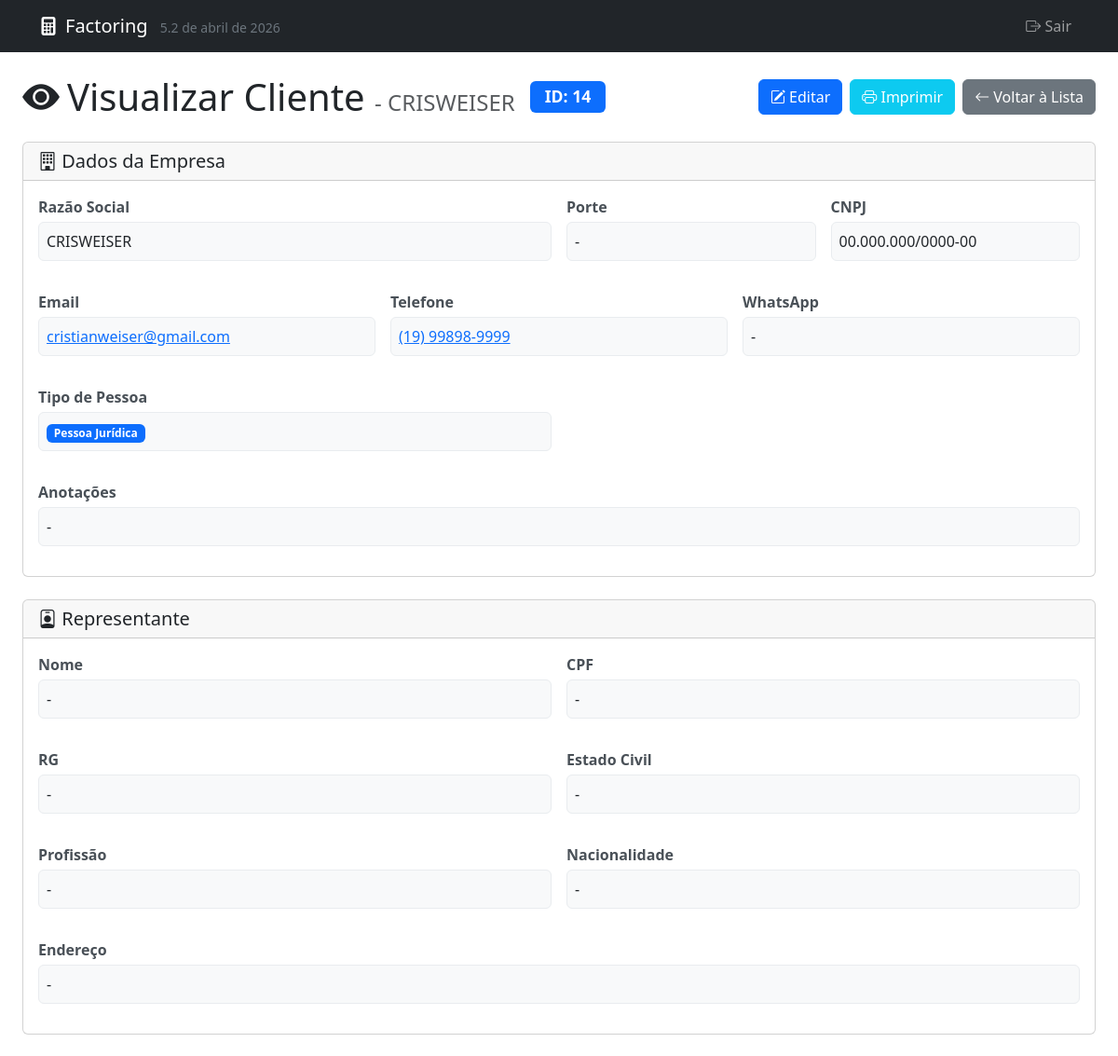
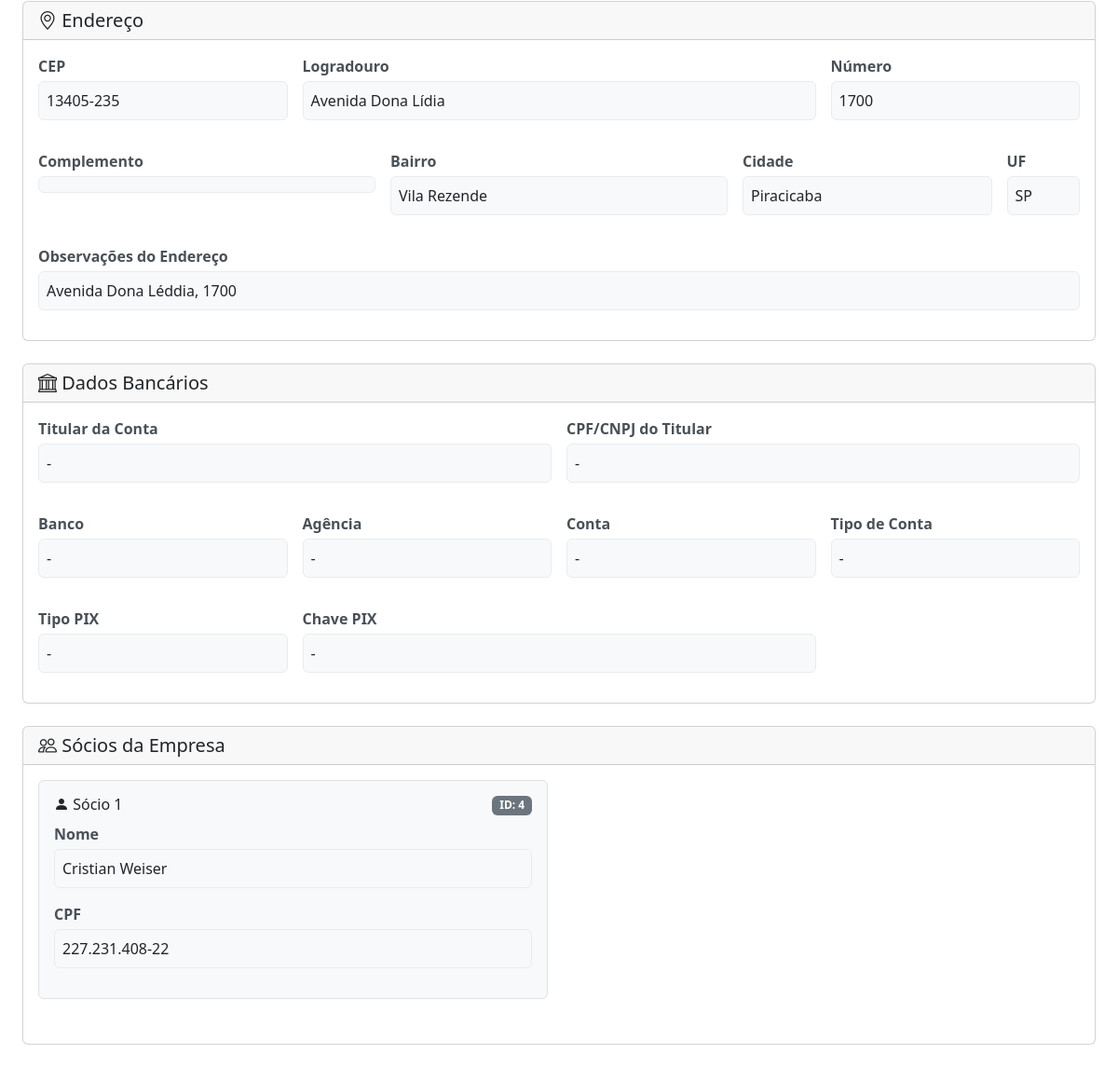
Screenshot of /visualizar_cliente.php?id=14 with the database file from the repository (2 pictures, top to bottom).
### tables this page shows
CREATE TABLE `clientes` (
  `id` int(11) NOT NULL AUTO_INCREMENT,
  `nome` varchar(255) NOT NULL,
  `email` varchar(255) DEFAULT NULL,
  `telefone` varchar(50) DEFAULT NULL,
  `tipo_pessoa` enum('FISICA','JURIDICA') NOT NULL DEFAULT 'FISICA',
  `documento_principal` varchar(18) DEFAULT NULL,
  `documento_secundario` varchar(14) DEFAULT NULL,
  `cpf` varchar(14) DEFAULT NULL,
  `cnpj` varchar(18) DEFAULT NULL,
  `documento_socio` varchar(14) DEFAULT NULL,
  `empresa` varchar(255) DEFAULT NULL,
  `endereco` text DEFAULT NULL,
  `cep` varchar(10) DEFAULT NULL,
  `logradouro` varchar(255) DEFAULT NULL,
  `numero` varchar(20) DEFAULT NULL,
  `complemento` varchar(100) DEFAULT NULL,
  `bairro` varchar(100) DEFAULT NULL,
  `cidade` varchar(100) DEFAULT NULL,
  `estado` varchar(2) DEFAULT NULL,
  `data_cadastro` timestamp NOT NULL DEFAULT current_timestamp(),
  PRIMARY KEY (`id`),
  UNIQUE KEY `cpf` (`cpf`),
  UNIQUE KEY `cnpj` (`cnpj`),
  UNIQUE KEY `documento_principal` (`documento_principal`),
  KEY `idx_nome` (`nome`),
  KEY `idx_empresa` (`empresa`)
);

CREATE TABLE `clientes_socios` (
  `id` int(11) NOT NULL AUTO_INCREMENT,
  `cliente_id` int(11) DEFAULT NULL,
  `nome` varchar(255) NOT NULL,
  `cpf` varchar(14) NOT NULL,
  `data_cadastro` timestamp NULL DEFAULT current_timestamp(),
  PRIMARY KEY (`id`),
  KEY `idx_sacado_id` (`cliente_id`),
  KEY `idx_cpf` (`cpf`),
  CONSTRAINT `fk_clientes_socios_cliente` FOREIGN KEY (`cliente_id`) REFERENCES `clientes` (`id`) ON DELETE CASCADE
);

### visualizar_cliente.php (the view, shortened to what the rows shown need)
<?php
require_once 'db_connection.php';
$pageTitle = "Visualizar Cliente";
$cliente = null;
$socios = [];
$clienteId = (int)$_GET['id'];
try {
    $stmt = $pdo->prepare("SELECT * FROM clientes WHERE id = :id");
    $stmt->bindParam(':id', $clienteId, PDO::PARAM_INT);
    $stmt->execute();
    $cliente = $stmt->fetch(PDO::FETCH_ASSOC);
    $stmt_socios = $pdo->prepare("SELECT * FROM clientes_socios WHERE cliente_id = :cliente_id ORDER BY id");
    $stmt_socios->bindParam(':cliente_id', $clienteId, PDO::PARAM_INT);
    $stmt_socios->execute();
    $socios = $stmt_socios->fetchAll(PDO::FETCH_ASSOC);
} catch (PDOException $e) {
    die("Erro ao buscar dados do cliente: " . $e->getMessage());
}
function formatDocumento($documento) {
    $docLimpo = preg_replace('/\D/', '', $documento);
    if (empty($docLimpo)) {
        return '-';
    }
    if (strlen($docLimpo) === 11) {
        return substr($docLimpo, 0, 3) . '.' .
               substr($docLimpo, 3, 3) . '.' .
               substr($docLimpo, 6, 3) . '-' .
               substr($docLimpo, 9, 2);
    } elseif (strlen($docLimpo) === 14) {
        return substr($docLimpo, 0, 2) . '.' .
               substr($docLimpo, 2, 3) . '.' .
               substr($docLimpo, 5, 3) . '/' .
               substr($docLimpo, 8, 4) . '-' .
               substr($docLimpo, 12, 2);
    }
    return htmlspecialchars($documento);
}
function formatTelefone($telefone) {
    $tel = preg_replace('/\D/', '', $telefone);
    if (strlen($tel) == 11) {
        return '(' . substr($tel, 0, 2) . ') ' . substr($tel, 2, 5) . '-' . substr($tel, 7, 4);
    } elseif (strlen($tel) == 10) {
        return '(' . substr($tel, 0, 2) . ') ' . substr($tel, 2, 4) . '-' . substr($tel, 6, 4);
    }
    return $telefone;
}
function formatCEP($cep) {
    $cepLimpo = preg_replace('/\D/', '', $cep);
    if (strlen($cepLimpo) == 8) {
        return substr($cepLimpo, 0, 5) . '-' . substr($cepLimpo, 5, 3);
    }
    return $cep;
}
function formatTextoMultilinhaOuPadrao($valor, $padrao = '-') {
    return !empty($valor) ? nl2br(htmlspecialchars($valor)) : $padrao;
}
$labelNomeEmpresa = 'Razão Social';
?>
<!DOCTYPE html>
<html lang="pt-BR">
<head>
    <link href="https://cdn.jsdelivr.net/npm/bootstrap@5.3.3/dist/css/bootstrap.min.css" rel="stylesheet">
    <link rel="stylesheet" href="https://cdn.jsdelivr.net/npm/bootstrap-icons@1.11.3/font/bootstrap-icons.min.css">
</head>
<body>
    <div class="container-fluid px-3 px-md-4 mt-4">
        <div class="d-flex justify-content-between align-items-center mb-4 flex-wrap gap-2">
            <div class="d-flex align-items-center gap-3">
                <h1 class="mb-0">
                    <i class="bi bi-eye-fill me-2"></i><?php echo htmlspecialchars($pageTitle); ?>
                    <?php if (!empty($cliente['empresa'])): ?>
                        <small class="text-muted fs-4">- <?php echo htmlspecialchars($cliente['empresa']); ?></small>
                    <?php endif; ?>
                </h1>
                <span class="badge bg-primary badge-id">ID: <?php echo $cliente['id']; ?></span>
            </div>
        </div>
        <div class="card mb-4">
            <div class="card-body">
                <div class="row g-3">
                    <div class="col-md-6">
                        <div class="info-label"><?php echo htmlspecialchars($labelNomeEmpresa); ?></div>
                        <div class="info-value"><?php echo htmlspecialchars($cliente['empresa'] ?? '-'); ?></div>
                    </div>
                    <div class="col-md-3">
                        <div class="info-label">CNPJ</div>
                        <div class="info-value"><?php echo formatDocumento($cliente['documento_principal'] ?? ''); ?></div>
                    </div>
                    <div class="col-md-4">
                        <div class="info-value">
                            <?php if (!empty($cliente['email'])): ?>
                                <a href="mailto:<?php echo htmlspecialchars($cliente['email']); ?>"><?php echo htmlspecialchars($cliente['email']); ?></a>
                            <?php else: ?>
                                -
                            <?php endif; ?>
                        </div>
                    </div>
                    <div class="col-md-4">
                        <div class="info-value">
                            <?php if (!empty($cliente['telefone'])): ?>
                                <a href="tel:<?php echo preg_replace('/\D/', '', $cliente['telefone']); ?>"><?php echo formatTelefone($cliente['telefone']); ?></a>
                            <?php else: ?>
                                -
                            <?php endif; ?>
                        </div>
                    </div>
                </div>
            </div>
        </div>
        <div class="card mb-4">
            <div class="card-body">
                <div class="row g-3">
                    <div class="col-md-3">
                        <div class="info-label">CEP</div>
                        <div class="info-value"><?php echo formatCEP($cliente['cep'] ?? ''); ?></div>
                    </div>
                    <div class="col-md-6">
                        <div class="info-label">Logradouro</div>
                        <div class="info-value"><?php echo htmlspecialchars($cliente['logradouro'] ?? '-'); ?></div>
                    </div>
                    <div class="col-md-3">
                        <div class="info-label">Número</div>
                        <div class="info-value"><?php echo htmlspecialchars($cliente['numero'] ?? '-'); ?></div>
                    </div>
                    <div class="col-md-4">
                        <div class="info-label">Bairro</div>
                        <div class="info-value"><?php echo htmlspecialchars($cliente['bairro'] ?? '-'); ?></div>
                    </div>
                    <div class="col-md-3">
                        <div class="info-label">Cidade</div>
                        <div class="info-value"><?php echo htmlspecialchars($cliente['cidade'] ?? '-'); ?></div>
                    </div>
                    <div class="col-md-1">
                        <div class="info-label">UF</div>
                        <div class="info-value"><?php echo htmlspecialchars($cliente['estado'] ?? '-'); ?></div>
                    </div>
                    <div class="col-12">
                        <div class="info-label">Observações do Endereço</div>
                        <div class="info-value"><?php echo formatTextoMultilinhaOuPadrao($cliente['endereco'] ?? ''); ?></div>
                    </div>
                </div>
            </div>
        </div>
        <div class="card mb-4">
            <div class="card-body">
                <?php if (!empty($socios)): ?>
                    <div class="row">
                        <?php foreach ($socios as $index => $socio): ?>
                            <div class="col-md-6 mb-3">
                                <div class="socio-item">
                                    <div class="d-flex justify-content-between align-items-start mb-2">
                                        <h6 class="mb-0"><i class="bi bi-person-fill"></i> Sócio <?php echo $index + 1; ?></h6>
                                        <span class="badge bg-secondary">ID: <?php echo $socio['id']; ?></span>
                                    </div>
                                    <div class="info-label">Nome</div>
                                    <div class="info-value"><?php echo htmlspecialchars($socio['nome']); ?></div>
                                    <div class="info-label">CPF</div>
                                    <div class="info-value"><?php echo formatDocumento($socio['cpf']); ?></div>
                                </div>
                            </div>
                        <?php endforeach; ?>
                    </div>
                <?php else: ?>
                    <div class="text-muted text-center py-3">
                        <i class="bi bi-info-circle"></i> Nenhum sócio cadastrado para esta empresa.
                    </div>
                <?php endif; ?>
            </div>
        </div>
    </div>
</body>
</html>

### rows the page displays
clientes: empresa "CRISWEISER", id "14", documento_principal "00.000.000/0000-00", email "cristianweiser@gmail.com", telefone "(19) 99898-9999", cep "13405-235", logradouro "Avenida Dona Lídia", numero "1700", bairro "Vila Rezende", cidade "Piracicaba", estado "SP", endereco "Avenida Dona Léddia, 1700"
clientes_socios: id "4", nome "Cristian Weiser", cpf "227.231.408-22"

### other values shown
$menuAppName "Factoring"
$menuAppVersion "5.2 de abril de 2026"
$pageTitle "Visualizar Cliente"
$tituloDadosPrincipais "Dados da Empresa"
$labelNomeEmpresa "Razão Social"
formatTextoMultilinhaOuPadrao($cliente['anotacoes'] ?? '') "-"
formatValorOuPadrao($cliente['representante_nome'] ?? '') "-"
formatValorOuPadrao($cliente['representante_rg'] ?? '') "-"
formatValorOuPadrao($cliente['representante_estado_civil'] ?? '') "-"
formatValorOuPadrao($cliente['representante_profissao'] ?? '') "-"
formatValorOuPadrao($cliente['representante_nacionalidade'] ?? '') "-"
formatValorOuPadrao($cliente['conta_titular'] ?? '') "-"
formatDocumento($cliente['conta_documento'] ?? '') "-"
formatValorOuPadrao($cliente['conta_banco'] ?? '') "-"
formatValorOuPadrao($cliente['conta_agencia'] ?? '') "-"
